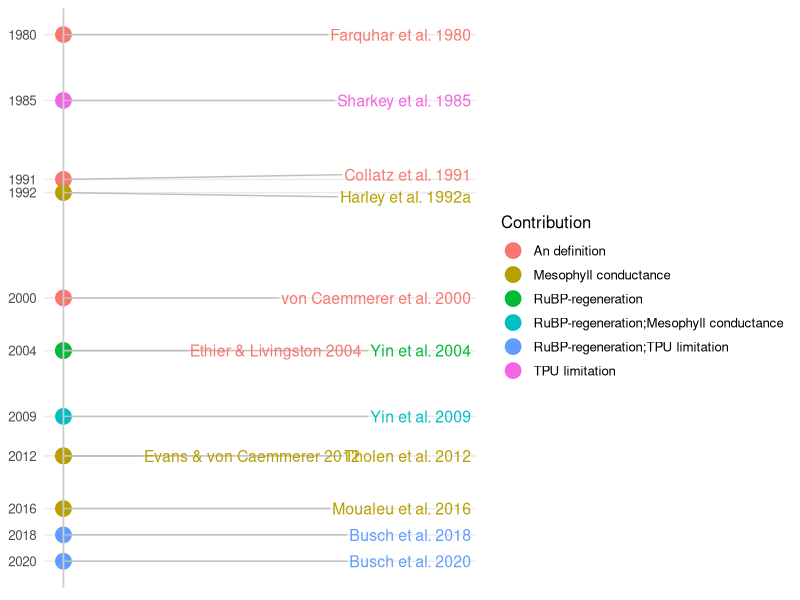
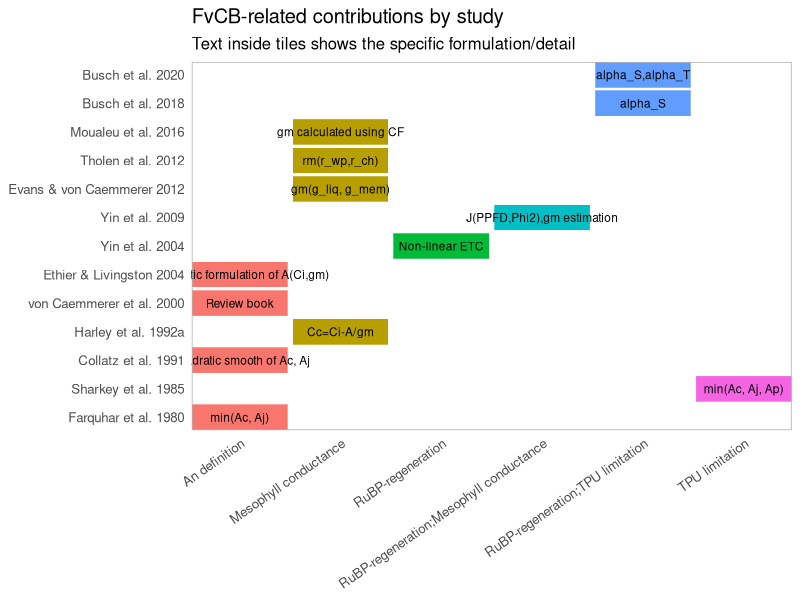
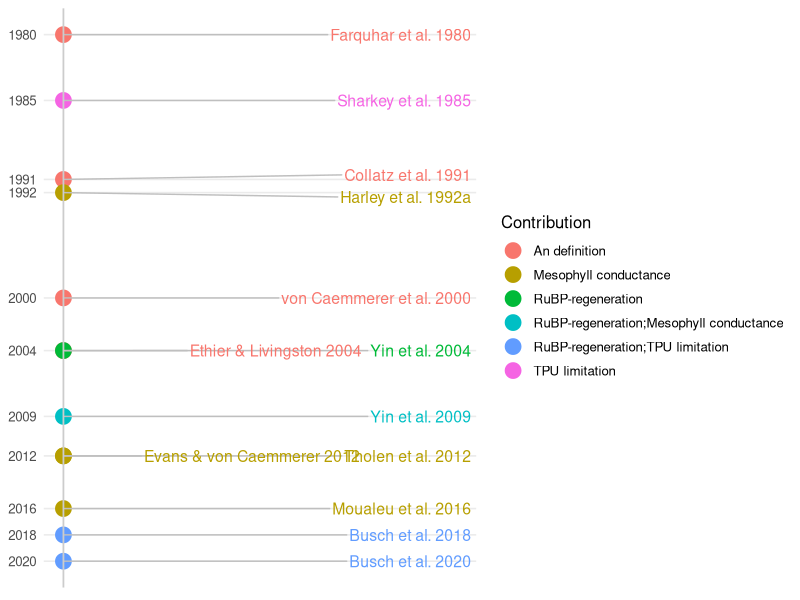

Write the R code that produced these figures, in order.
library(tidyverse)
library(ggrepel)

tableA <- tribble(
  ~model_id, ~model_label, ~contribution, ~contri_detail,
  "1980FvCB","Farquhar et al. 1980","An definition","min(Ac, Aj)",
  "1985Sharkey","Sharkey et al. 1985","TPU limitation","min(Ac, Aj, Ap)",
  "1991Collatz","Collatz et al. 1991","An definition","Quadratic smooth of Ac, Aj",
  "1992aHarley","Harley et al. 1992a","Mesophyll conductance","Cc=Ci-A/gm",
  "2000vonCaemmerer","von Caemmerer et al. 2000","An definition","Review book",
  "2004Ethier","Ethier & Livingston 2004","An definition","Quadratic formulation of A(Ci,gm)",
  "2004Yin","Yin et al. 2004","RuBP-regeneration","Non-linear ETC",
  "2009Yin","Yin et al. 2009","RuBP-regeneration;Mesophyll conductance", "J(PPFD,Phi2),gm estimation",
  "2012Evans","Evans & von Caemmerer 2012","Mesophyll conductance","gm(g_liq, g_mem)",
  "2012Tholen","Tholen et al. 2012","Mesophyll conductance","rm(r_wp,r_ch)",
  "2016Moualeu","Moualeu et al. 2016","Mesophyll conductance","gm calculated using CF",
  "2018Busch","Busch et al. 2018","RuBP-regeneration;TPU limitation","alpha_S",
  "2020Busch","Busch et al. 2020","RuBP-regeneration;TPU limitation","alpha_S,alpha_T"
)


df <- tableA %>%
  mutate(year = as.numeric(str_extract(model_id, "^\\d{4}"))) %>%
  arrange(year) %>%
  mutate(model_label = factor(model_label, levels = model_label))

ggplot(df, aes(x = 0, y = year, color = contribution)) +
  geom_point(size = 5) +
  geom_text_repel(aes(label = model_label),
                  nudge_x = 0.25, size = 4, segment.color = "grey75") +
  geom_vline(xintercept = 0, linewidth = 0.6, color = "grey80") +
  scale_y_reverse(breaks = unique(df$year)) +   # <-- reverse order
  labs(x = NULL, y = NULL, color = "Contribution") +
  theme_minimal(base_size = 12) +
  theme(
    axis.text.x = element_blank(),
    axis.ticks = element_blank(),
    panel.grid.major.x = element_blank(),
    panel.grid.minor = element_blank()
  )


ggsave("results/Figures/FvCBmodels.png",width = 12, height = 6)

###############################
df2 <- df %>%
  mutate(contribution = if_else(contribution == "", "(unspecified)", contribution))

# order x by year
x_order <- df2 %>% arrange(year) %>% pull(model_label) %>% unique()

ggplot(df2, aes(x = contribution,
                y = factor(model_label, levels = x_order), fill = contribution)) +
  geom_tile(width = 0.95, height = 0.9, color = "white") +
  geom_text(aes(label = ifelse(contri_detail == "", "\u2013", contri_detail)),
            size = 3) +
  scale_x_discrete(expand = c(0,0)) +
  scale_y_discrete(expand = c(0,0)) +
  guides(fill = "none") +
  labs(x = NULL, y = NULL,
       title = "FvCB-related contributions by study",
       subtitle = "Text inside tiles shows the specific formulation/detail") +
  theme_minimal(base_size = 12) +
  theme(axis.text.x = element_text(angle = 35, hjust = 1),
        panel.grid = element_blank(),
        panel.border = element_rect(color = "grey70", fill = NA),
        legend.position = "bottom")
